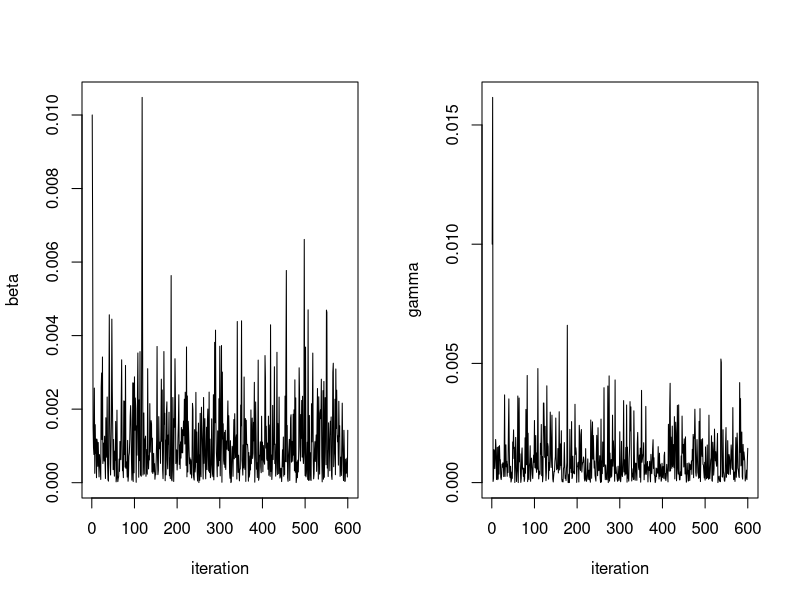
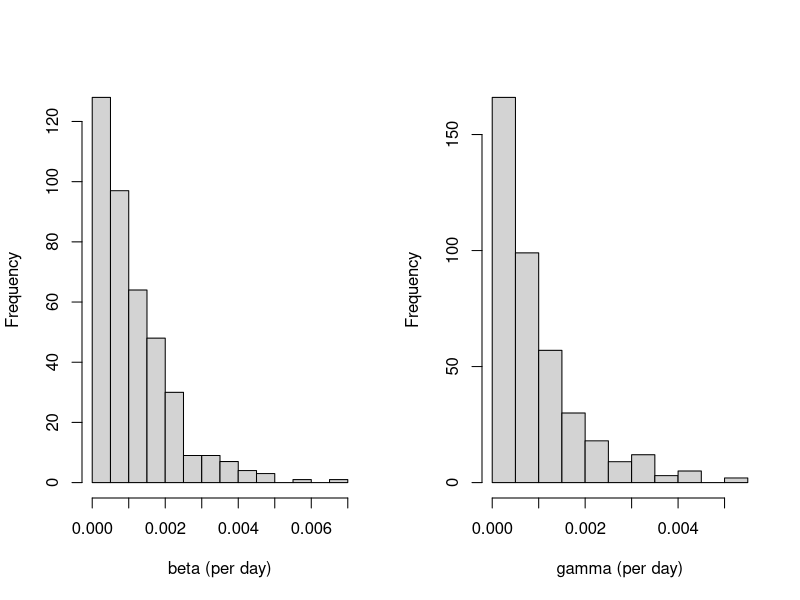
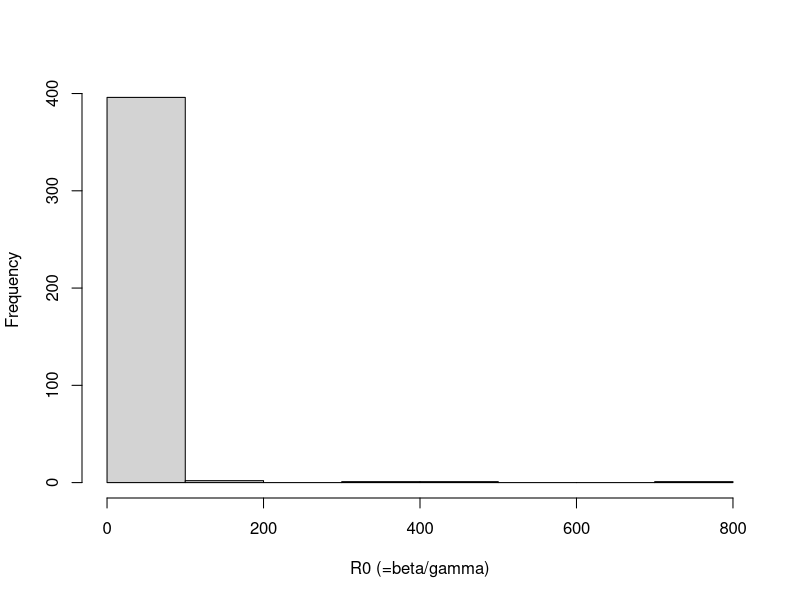

Write R code to recreate these figures, in order.
# This source code contains the main program (sampleSIR.R) and
# all required subroutines.
# Last updated July 12, 2018

######################
# (1) Program readdata
######################
readdata = function(){
# This function outputs the Abakaliki smallpox data.
# The data points are removal times of the 30 cases that
# occurred during the outbreak. Days are counted from 
# the start of the outbreak which is assumed to coincide
# the the index case's infection. 
# N.B. There were 90 individuals that remained susceptible all through the
#      outbreak competion at day 90. 

return(c(14,27,34,36,39,39,39,40,44,49,52,54,54,56,56,61,64,65,69,69,70,71,72,74,74,75,80,80,85,90))
}

############################
# (2) Program initializedata
############################
initializedata = function(remtimes){
#
# This function initializes the complete data for the
# general epidemic model with observed removal times. 
# The complete data contains infection and removal times 
# of the 'n' (= 30 in our example) individuals that were infected 
# during the oubreak.
#
# For each individual row, the initial value of the infection 
# time is taken to be halfway between the previous individual's (row's)
# infection and removal times. This is arbitrary but is consistent with 
# in the sense that the complete-data likelihood has a positive value.  
#
# N.B. There are M-n (= 120-30 = 90)individuals that do not
#      acquire infection during the outbreak. These data are
#      not coded in the complete data matrix but need to be taken
#      into account when calculating the complete data likelihood.
#
# INPUT remtimes        = the removal times as a vector (of length n)
# OUTPUT initializedata = a complete data matrix (nx2 matrix)

# Reserve space the complete data matrix
n = length(remtimes) # The total number of infected during the outbreak
completedata = matrix(0,n,2)
completedata = as.data.frame(completedata)
colnames(completedata) = c("infectiontime","removaltime")

# The data for the index case is on the first row:
completedata[1,] = c(0,remtimes[1]) # infection at time 0, removal as in the input

# Initialize the infection times for cases 2,...,n
inftimes = rep(0,n)
for (k in 2:n){  
   inftimes[k]      = inftimes[k-1] + (remtimes[k-1]-inftimes[k-1])/2
   completedata[k,] = c(inftimes[k],remtimes[k])
   }

# The output: the complete data matrix
return(completedata)

}


###########################
# (3) Program loglikelihood
###########################
loglikelihood = function(A,M,bet,gam){
#
# This function calculates the value of the log-likelihood.
# The likelihood is based on *individual* histories
# of infection and removal times in the general epidemic model.
# See the lecture notes (p. 19) and the instructions to this exercise.
#
# INPUT A       = the complete data matrix: a nx2 matrix, including
#                 the infection and removal times for the n infected
#                 individuals in the data
#       M       = the total number of individuals in the community
#       bet,gam = the current iterates of the model parameters
#
# OUTPUT = the value of the log-likelihood.
#
# N.B.     If the complete data matrix is such that
#          the number of infectious or susceptibles is
#          zero during the outbreak, value -Inf is returned.
#          This notifies an impossible realisation in the model.
#
# N.B.     The likelihood function is based on *individual* event-histories.
#          This agrees with the actual augmentation routine (update_inftimes.R),
#          in which unknown *individual* infection times are sampled 
#          conditionally on each individual's removal time.
#
# This subroutine is called by function update_inftimes.R.

# The number of infected individuals during the entire outbreak, including the index case 
n = dim(A)[1]

# 'Recode' the infection and removal times
inftimes = cbind(rep(1,n),A[,1])    # 1 = infection
remtimes = cbind(rep(0,n),A[,2])    # 0 = removal
times    = rbind(inftimes,remtimes) 

# Sort the infection and removal times in ascending order
c     = sort(times[,2],index.return=TRUE)
times = times[c$ix,]

# The indicator vector for infection events
indicator = times[,1]

# The  indices of the infection times
infection = which(indicator==1)

# Reserve space: the numbers of infected at each of the n-1 infections
no_infected        = rep(0,n-1)

#
for (i in 2:n){

# The number of infections before the infection in qustion
ninf = sum(indicator[1:(infection[i]-1)] == 1) 

# The number of removals before the infection in question
nrem = sum(indicator[1:(infection[i]-1)] == 0)

# The number of infected individuals at the time of the infection in question
no_infected[i-1] = ninf-nrem

}

#########################################################################
# The log-likelihood contributions: cf. the intructions to this practical
#########################################################################

# The log-likelihood contribution from the removals
c1 = (n-1)*log(bet)

# The log-likelihood contribution from the infections
c2 = n*log(gam) + sum(log(no_infected))

# Calculate the contribution of the integral term 
c3 = -gam*totaltime_infected(A) - (bet/M)*totaltime_infpressure(A,M)

# Output: the log-likelihood
return(c1+c2+c3)
 
}

###################################
# (4) Program totaltime_infpressure
###################################
totaltime_infpressure = function(completedata,M){
#
# This function calculates the values of integral 
# int_0^T S(u)I(u)du. This is the total time of
# infectious pressure in the study population. It can also
# interpreted as the total time spent susceptible, weighted
# by the number of infectives.
#
# N.B. This function takes into account also the contribution
#      from the 90 individuals that did not acquire infection
#      during the outbreak.
#
# INPUT completedata = the complete data matrix
#       M            = the total number of individuals
#
# OUTPUT = the value of the integral
#
# This subroutine is called by function update_beta.R.
# This subroutine calls function totaltime_infected.R.

# The number of individuals with infection during the outbreak
Ninf = dim(completedata)[1] 

# The number of individuals the remain suseptible
Nsusc = M-Ninf    

# The infection and removal times 
inftimes = completedata$infectiontime
remtimes = completedata$removaltime

# Initialise the total time of infectious pressure
totaltime = 0

# Calculate the contribution to the total time of infectious pressure
# from those that acquire infection during the outbreak
for (k in 1:Ninf){
 for (j in 1:Ninf){
   t1        = min(remtimes[k],inftimes[j])
   t2        = min(inftimes[k],inftimes[j])
   totaltime = totaltime + (t1-t2)
 }
}


# Add the contribution of all those that remain susceptible throughout
# the outbreak
inftime   = totaltime_infected(completedata) # The total time spent infective
totaltime = totaltime + Nsusc*inftime        #

# The output
return(totaltime)
}

#################################
# (5) Program totaltime_infected
#################################
totaltime_infected = function(completedata){
#
# This function calculates the value of the integral int_0^T I(u)du.
# This is the total time spent infected during the oubreak
# in the study population.
#
# INPUT  completedata  = the complete data matrix
#
# OUTPUT    = the total time spent infected in the study population
#
# This subroutine is called by function update_gamma.R.

# The total sum of the durations of infected periods in the individuals 
return(sum(completedata$removaltime-completedata$infectiontime))

}


#############################
# (6) Program update_inftimes
#############################
update_inftimes = function(completedata,M,bet,gam){
#
# This function updates the unknown infection times
# in the general epidemic model with observed removal times.
# Each of the unknown times is updated separately using
# a Metropolis-Hastings step.
#
# INPUT completedata  = the complete data matrix
#       M             = the total number of individuals
#       bet,gam       = the current iterates of the model parameters
#
# OUTPUT update_times = the updated complete data matrix
#
# This function calls subroutine loglikelihood.R.

# The number of infection times, including the index case
n = length(completedata$infectiontime)

# Iterate over all unknown infection times
for (i in 2:n){

 # The value of the current log-likelihood
 loglikelihood.old = loglikelihood(completedata,M,bet,gam)

 # Propose a new infection time for individual i, uniformly
 # between 0 and the removal time of the individual
 infectiontime.new = runif(1,0,completedata[i,]$removaltime)

 # The modified data matrix: 
 # replace the current infection time with the proposal
 completedata.new                   = completedata
 completedata.new[i,]$infectiontime = infectiontime.new
 
 # The value of the log-likelihood under the modified process
 loglikelihood.new = loglikelihood(completedata.new,M,bet,gam)

 # Using the Metrolis-Hastings method, decide if the
 # proposal is accepted 
 if ( log(runif(1,0,1)) < (loglikelihood.new-loglikelihood.old)){
    completedata = completedata.new # accept 
    }

 # N.B. If the proposal was not accepted, the old complete data
 # matrix will be returned
    
 }

# Return the updated complete data matrix
return(completedata)

}


##########################
# (7) Program update_beta
##########################
update_beta = function(completedata,M){
#
# This function updates parameter 'beta' from its 
# full conditional posterior distribution under
# complete data in the general epidemic model.
#
# INPUT completedata = the complete data matrix
#       M            = the total number of individuals
# 
# OUPUT update_beta  = a Gibbs iterate of parameter 'beta' 
#
# This function calls subroutine totaltime_infpressure.R.
# This function is called by function sampleSIR.R.

# The number of infections, excluding the index case
N.infections = dim(completedata)[1] - 1

# The parameters defining the Beta prior of parameter 'beta'
nu.beta = 0.0001 # 0.0001, 10 
la.beta = 0.0001 # 0.0001, 100

# The parameters of the full conditional (Beta) distribution of parameter 'beta'
al = 1 # YOUR TASK IS TO REPLACE 1 WITH THE CORRECT VALUE OF THE SHAPE 
       # PARAMETER OF THE FULL CONDITIONAL DISTRIBUTION OF PARAMETER 'BETA'
be = (1/M)*totaltime_infpressure(completedata,M) + la.beta

# Draw and return one Gamma(al,be) random variate
return(rgamma(1,al,be))

}

##########################
# (8) Program update_gamma
##########################
update_gamma = function(completedata){
#
# This function updates parameter 'gamma' from its
# full conditional posterior distribution under 
# complete data in the general epidemic model.
#
# INPUT completedata  = the complete data matrix
#
# OUTPUT update_gamma = a Gibbs update of parameter 'gamma'
#
# This function calls routines totaltime_infected.R.
# This function is called by functions sampleSIR.R 

# The number of removals during the outbreak
n = dim(completedata)[1]

# The parameters defining the Beta prior of parameter 'gam'
nu.gam = 0.0001 # 0.0001, 10
la.gam = 0.0001 # 0.0001, 100

# The parameters of the full conditional distribution of parameter 'gam'
al = 1 # YOUR TASK IS TO REPLACE 1 WITH THE CORRECT VALUE OF THE SHAPE 
       # PARAMETER OF THE FULL CONDITIONAL DISTRIBUTION OF PARAMETER 'GAMMA'

be = totaltime_infected(completedata) + la.gam

# Draw and return one Gamma(al,be) random variate
return(rgamma(1,al,be))

}


########################
# (9) Program sampleSIR
########################
sampleSIR = function(remtimes,M,mcmc.size){
#
# This function draws samples from the joint posterior 
# distribution of the two model parameters ('beta' and 'gamma') and 
# the unobserved infection times in the general epidemic model with
# observed removal times.
# 
# The time origin t=0 is taken to be the time when the index
# case becomes infected. The index case's removal time is the
# first one in the input vector 'remtimes'.
#
# The analysis is based on augmenting the set of model unknowns 
# with the unobserved infection times. The infection and removal times
# are implemented as *individual-based* event histories. This affects 
# the choice of the form of the likelihood: see the lecture notes 
# and the instructions to this exercise.
#
# INPUT  remtimes  = the removal times (in ascending order)
#        M         = the total number of individuals in the community
#        mcmc.size = the number of MCMC iterations to be performed
#
# OUTPUT sampleSIR = a (mcmc.size)x2 matrix, the columns including the MCMC 
#                    samples of parameters 'beta' and 'gamma'
#
# This function calls subroutines initializedata.R, update_beta.R, 
# update_gamma.R, and update_inftimes.R.

# (a) Reserve space for the MCMC output
mcmc.samples           = matrix(0,mcmc.size,2) 
mcmc.samples           = as.data.frame(mcmc.samples)
colnames(mcmc.samples) = c("beta","gamma")

# (b) Initialize the model unknowns
bet          = 0.01 # infection rate
gam          = 0.01 # recovery rate
completedata = initializedata(remtimes) # initialize the complete data matrix
                                        # with 2 columns: infection times and
                                        # removal times

# Store the initial values
mcmc.samples[1,]$beta  = bet
mcmc.samples[1,]$gamma = gam

# The MCMC iterations
for (i in 2:mcmc.size){

   # Update the parameters and the unknown infection times 
   bet          = update_beta(completedata,M)             # (c) parameter beta
   gam          = update_gamma(completedata)              # (d) parameter gamma
   completedata = update_inftimes(completedata,M,bet,gam) # (e) unobserved infection times

   # Store the current iterates for 'beta' and 'gamma'
   mcmc.samples[i,]$beta  = bet
   mcmc.samples[i,]$gamma = gam

   }

# Return the MCMC sample of the two model parameters
return(mcmc.samples)

}


#######################################################
#######################################################

# Read in the data and draw the MCMC samples
remtimes    = readdata()
mcmc.size   = 600
mcmc.sample = sampleSIR(remtimes,M=120,mcmc.size)

# Plot the sample paths
par(mfrow=c(1,2))
plot(mcmc.sample$beta,type="l",xlab="iteration",ylab="beta")
plot(mcmc.sample$gam,type="l",xlab="iteration",ylab="gamma")

# Plot the histograms of the posterior distributions after 
# discarding a number of burn-in samples
burnin = 200
retain.sample = mcmc.sample[burnin:mcmc.size,]
hist(retain.sample$beta,xlab="beta (per day)",main=" ")
hist(retain.sample$gam,xlab="gamma (per day)",main=" ")

# Plot the posterior distribution of the 'reproduction number'
par(mfrow=c(1,1))
hist(retain.sample$bet/retain.sample$gam,main="",xlab='R0 (=beta/gamma)')

